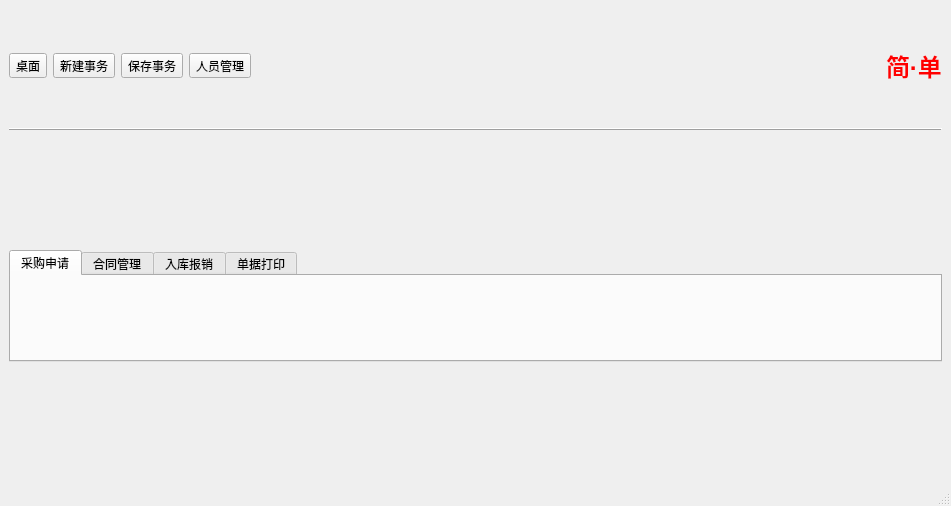
<?xml version="1.0" encoding="UTF-8"?>
<ui version="4.0">
 <class>MainWindow</class>
 <widget class="QMainWindow" name="MainWindow">
  <property name="geometry">
   <rect>
    <x>0</x>
    <y>0</y>
    <width>951</width>
    <height>506</height>
   </rect>
  </property>
  <property name="windowTitle">
   <string>MainWindow</string>
  </property>
  <widget class="QWidget" name="centralwidget">
   <layout class="QVBoxLayout" name="verticalLayout" stretch="1,1,1,1,1">
    <item>
     <layout class="QHBoxLayout" name="horizontalLayout">
      <item>
       <widget class="QToolButton" name="toolButton_4">
        <property name="text">
         <string>桌面</string>
        </property>
       </widget>
      </item>
      <item>
       <widget class="QToolButton" name="toolButton">
        <property name="text">
         <string>新建事务</string>
        </property>
       </widget>
      </item>
      <item>
       <widget class="QToolButton" name="toolButton_2">
        <property name="text">
         <string>保存事务</string>
        </property>
       </widget>
      </item>
      <item>
       <widget class="QToolButton" name="toolButton_3">
        <property name="text">
         <string>人员管理</string>
        </property>
       </widget>
      </item>
      <item>
       <spacer name="horizontalSpacer">
        <property name="orientation">
         <enum>Qt::Horizontal</enum>
        </property>
        <property name="sizeHint" stdset="0">
         <size>
          <width>40</width>
          <height>20</height>
         </size>
        </property>
       </spacer>
      </item>
      <item>
       <widget class="QLabel" name="label">
        <property name="palette">
         <palette>
          <active>
           <colorrole role="WindowText">
            <brush brushstyle="SolidPattern">
             <color alpha="255">
              <red>255</red>
              <green>0</green>
              <blue>0</blue>
             </color>
            </brush>
           </colorrole>
          </active>
          <inactive>
           <colorrole role="WindowText">
            <brush brushstyle="SolidPattern">
             <color alpha="255">
              <red>255</red>
              <green>0</green>
              <blue>0</blue>
             </color>
            </brush>
           </colorrole>
          </inactive>
          <disabled>
           <colorrole role="WindowText">
            <brush brushstyle="SolidPattern">
             <color alpha="255">
              <red>120</red>
              <green>120</green>
              <blue>120</blue>
             </color>
            </brush>
           </colorrole>
          </disabled>
         </palette>
        </property>
        <property name="font">
         <font>
          <family>System</family>
          <pointsize>18</pointsize>
          <weight>75</weight>
          <bold>true</bold>
         </font>
        </property>
        <property name="text">
         <string>简·单</string>
        </property>
       </widget>
      </item>
     </layout>
    </item>
    <item>
     <widget class="Line" name="line">
      <property name="frameShadow">
       <enum>QFrame::Raised</enum>
      </property>
      <property name="orientation">
       <enum>Qt::Horizontal</enum>
      </property>
     </widget>
    </item>
    <item>
     <layout class="QHBoxLayout" name="horizontalLayout_2"/>
    </item>
    <item>
     <widget class="QTabWidget" name="tabWidget">
      <property name="currentIndex">
       <number>0</number>
      </property>
      <widget class="QWidget" name="tab">
       <attribute name="title">
        <string>采购申请</string>
       </attribute>
       <layout class="QVBoxLayout" name="verticalLayout_3">
        <property name="leftMargin">
         <number>0</number>
        </property>
        <property name="rightMargin">
         <number>0</number>
        </property>
        <item>
         <layout class="QVBoxLayout" name="verticalLayout_requisition_tab"/>
        </item>
       </layout>
      </widget>
      <widget class="QWidget" name="tab_2">
       <attribute name="title">
        <string>合同管理</string>
       </attribute>
       <layout class="QVBoxLayout" name="verticalLayout_4">
        <item>
         <layout class="QVBoxLayout" name="verticalLayout_contract_tab"/>
        </item>
       </layout>
      </widget>
      <widget class="QWidget" name="tab_3">
       <attribute name="title">
        <string>入库报销</string>
       </attribute>
       <layout class="QVBoxLayout" name="verticalLayout_6">
        <item>
         <layout class="QVBoxLayout" name="verticalLayout_acceptance_tab"/>
        </item>
       </layout>
      </widget>
      <widget class="QWidget" name="tab_4">
       <attribute name="title">
        <string>单据打印</string>
       </attribute>
       <layout class="QVBoxLayout" name="verticalLayout_8">
        <item>
         <layout class="QVBoxLayout" name="verticalLayout_printer_tab"/>
        </item>
       </layout>
      </widget>
     </widget>
    </item>
    <item>
     <layout class="QHBoxLayout" name="horizontalLayout_inventory">
      <property name="spacing">
       <number>0</number>
      </property>
     </layout>
    </item>
   </layout>
  </widget>
  <widget class="QStatusBar" name="statusbar"/>
 </widget>
 <resources/>
 <connections/>
</ui>
